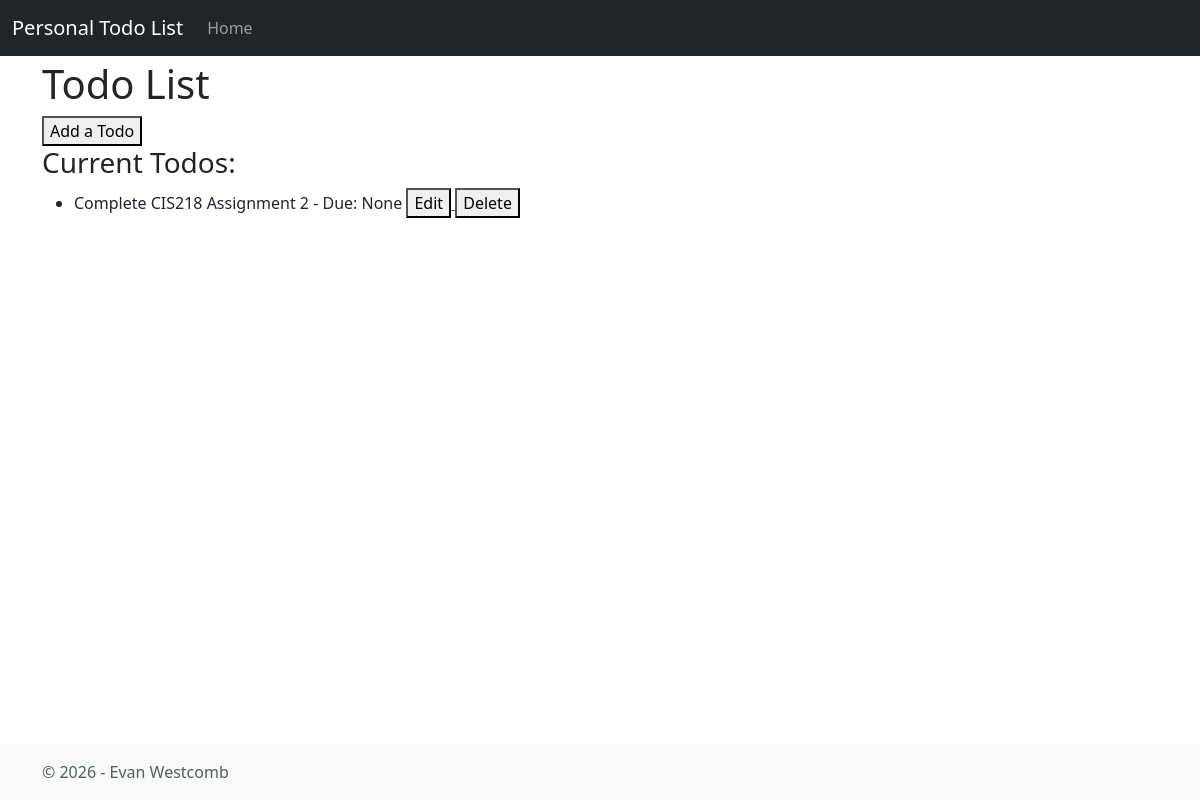
The app's page /, older data.
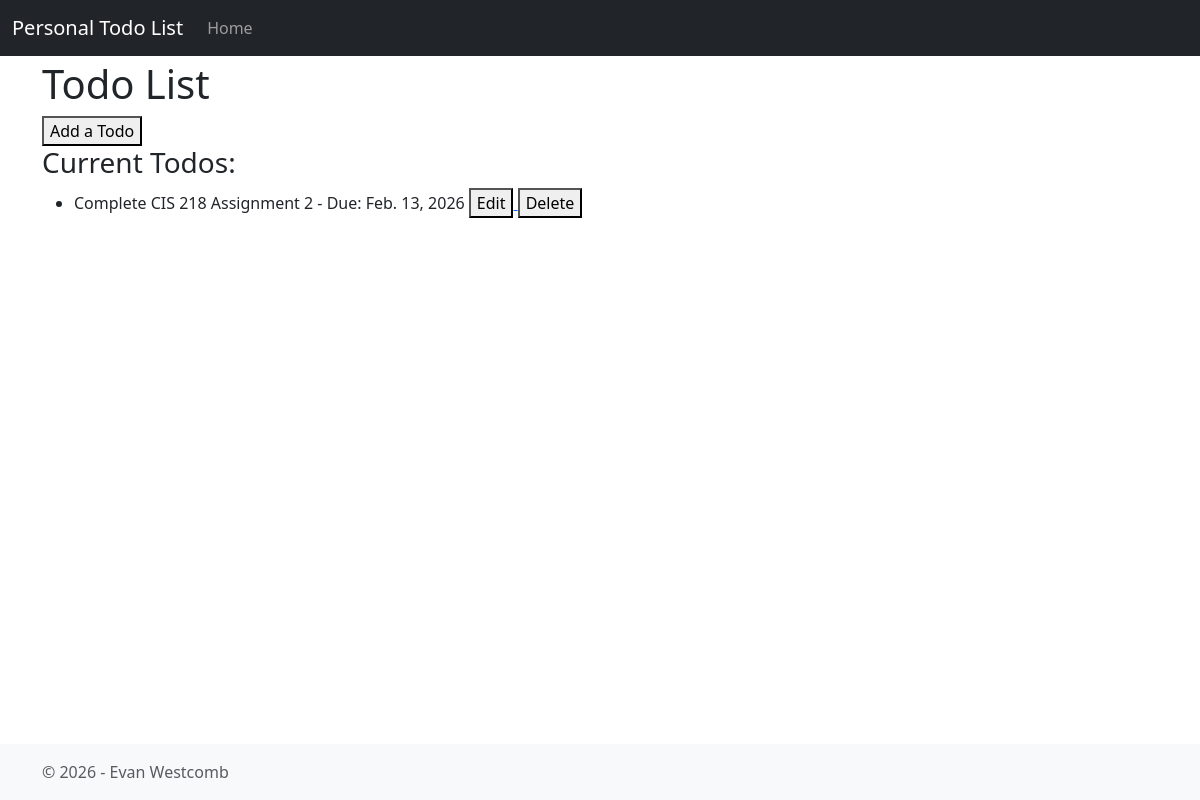
The same page, newer data.
### todos/models.py (models this page shows, shortened)
class Todo(models.Model):
    name = models.CharField(max_length=150)
    complete_by = models.DateField(null=True, blank=True)

### todos/views.py (the view)
# urls.py: path('', TodoListView.as_view(), name='home'),
class TodoListView(ListView):
    model = Todo
    template_name = "home.html"

### templates/home.html (shortened to what this page needs)
{% extends "base.html" %}
{% block content %}
<h1 style="margin-top: 60px;">Todo List</h1>
<a href="{% url 'admin:todos_todo_add' %}">
    <button>Add a Todo</button>
</a>
<h3>Current Todos:</h3>
    <ul>
        {% for todo in todo_list %}
            <li>
                {{ todo.name }} - Due: {{ todo.complete_by }}
                <a href="{% url 'admin:todos_todo_change' todo.pk %}">
                    <button>Edit</button>
                </a>
                <a href="{% url 'admin:todos_todo_delete' todo.pk %}">
                    <button>Delete</button>
                </a>
            </li>
        {% endfor %}
    </ul>
{% endblock content %}

Row changes from the older to the newer data that the page shows:
changed Todo: name "Complete CIS218 Assignment 2" → "Complete CIS 218 Assignment 2"; complete_by "None" → "Feb. 13, 2026"
